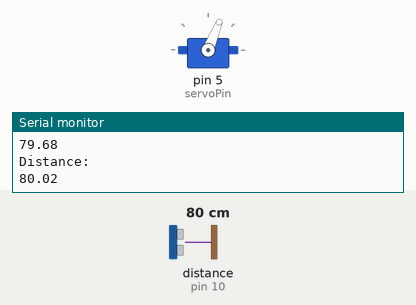
A sketch run on a simulated Arduino Uno, built with avr-gcc and run on an emulated ATmega328P. Parts: servo, the last lines printed to the serial monitor. Wiring (inferred from the names in the program): ultrasonic range finder: trigger pin 11; echo pin 10. Inputs (shaded band) come from the test bench; at power-on: distance to the obstacle (sensor on pin 10) 80 cm. The echo pulse lasts 58.3 µs per cm.

Above: at 4.5 s.
4.6 s: distance to the obstacle (sensor on pin 10) set to 2 cm
At 4.77 s:
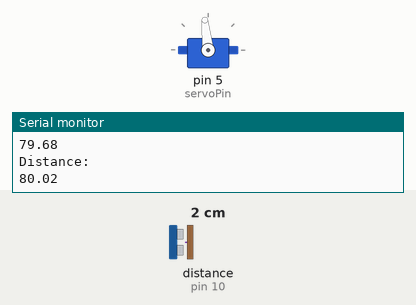
9.2 s: distance to the obstacle (sensor on pin 10) set to 120 cm
At 9.39 s:
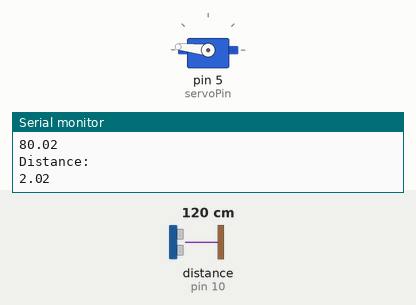
Timing chart, 0 to 19.8 s (numbered marks = the images above; inputs shaded):
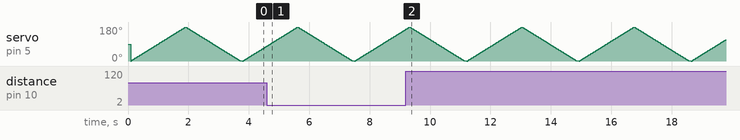

The sketch:

Practice_PRO_2.ino
```cpp
#include <Servo.h>

const int trigPin = 11;
const int echoPin = 10;
const int servoPin = 5;

Servo servo;

float duration, distance;
int angle = 0;


void setup() {
  Serial.begin(9600);
  pinMode(trigPin, OUTPUT);
  pinMode(echoPin, INPUT);
  servo.attach(servoPin);

}

void loop() {
  digitalWrite(trigPin, LOW);
  delayMicroseconds(2);
  digitalWrite(trigPin, HIGH);
  delayMicroseconds(10);
  digitalWrite(trigPin, LOW);

  duration = pulseIn(echoPin, HIGH);

  distance = (duration*0.0343)/2;

  Serial.println("Distance: ");
  Serial.println(distance);

  delay(80);

  for(angle = 0; angle < 180; angle++){
    servo.write(angle);
    delay(10);
  }
  for(angle = 180; angle > 0; angle--){
    servo.write(angle);
    delay(10);
  }

}
```
